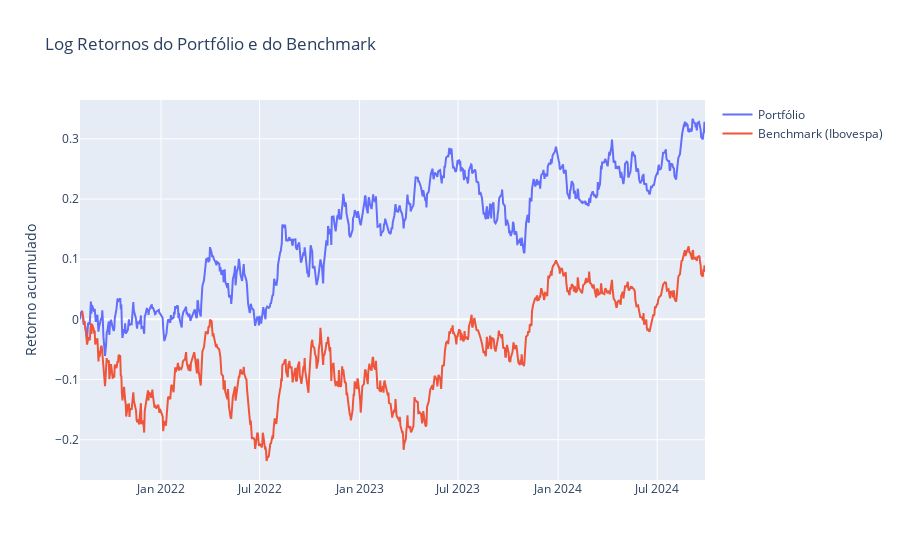

The notebook cell saved with this chart:
### Markdown cell above
### Gráfico com comparativo

### Code cell
# Garantindo que a séries temporais tenham o mesmo formato de data
cumulative_returns_log.index = cumulative_returns_log.index.tz_localize(None)
cumulative_returns.index = cumulative_returns.index.tz_localize(None)

# Certificando-se de que ambos os índices são DatetimeIndex
cumulative_returns_log.index = pd.to_datetime(cumulative_returns_log.index)
cumulative_returns.index = pd.to_datetime(cumulative_returns.index)

# Garantindo que ambos sejam Series
cumulative_returns_log = pd.Series(cumulative_returns_log)
cumulative_returns = pd.Series(cumulative_returns)

# Garantindo que ambos sejam Series (de uma única dimensão)
cumulative_returns = cumulative_returns.squeeze()

# Alinhando as séries temporais para terem os mesmos índices
cumulative_returns_log, cumulative_returns = cumulative_returns_log.align(cumulative_returns, join='outer')

# Preenchendo valores ausentes com a última observação conhecida
cumulative_returns_log.fillna(method='ffill', inplace=True)
cumulative_returns.fillna(method='ffill', inplace=True)

# Criando função que gera o gráfico para comparar os retornos do portfólio e de um Benchmark qualquer
def plot_multiples_time_series_line_graphs(data_list: list, serie_title: Optional[str] = "", serie_xaxis_title: Optional[str] = "", 
                               serie_yaxis_title: Optional[str] = "") -> None:

    # Verifica se todos os elementos presentes na lista "data_list" são séries temporais.
    are_all_data_time_series = all(isinstance(df, pd.Series) for df in data_list)
    
    # Retorna um erro caso algum dos dados presentes na variável "data_list" não seja uma série temporal
    if not are_all_data_time_series:
        raise TypeError("Todos os dados presentes no parâmetro 'data_list' devem ser séries temporais.")
    
    # Verifica se as séries temporais presentes na variável "data_list" possuem os mesmos índices.
    are_all_index_equal = all(df.index.equals(data_list[0].index) for df in data_list)
    
    # Retorna um erro caso as séries temporais possuam índices diferentes.
    if not are_all_index_equal:
        raise ValueError("Todos as séries temporais devem possuir os mesmos índices.")
    
    # Verifica se todas as séries temporais presentes na variável "data_list" possuem o atributo "name".
    all_time_series_have_names = all(hasattr(df,"name") for df in data_list)
    
    # Retorna um erro caso uma das séries temporais presentes na variável "data_list" não possua o atributo "name".
    if not all_time_series_have_names:
        raise TypeError("Todas as séries temporais devem possuir o atributo 'name'")
    
    # Cria uma lista de timestamps que representará o eixo x do gráfico que será plotado
    x_axis = data_list[0].index.tolist() # só podemos fazer isso pois todas as séries temporais possuem os mesmos índices

    # Cria a figura onde será plotado o gráfico.
    fig = go.Figure()

    # Adiciona cada série temporal ao gráfico
    for time_serie in data_list:
        fig.add_trace(go.Scatter(x = x_axis, y = time_serie.values, mode = "lines", name = time_serie.name))
    
    # Atualiza o layout para permitir destaque ao clicar na legenda
    fig.update_layout(
        # Seta um título para o plot.
        title = serie_title,
        # Seta um título para o eixo x do plot.
        xaxis_title = serie_xaxis_title,
        # Seta um título para o eixo y do plot.
        yaxis_title = serie_yaxis_title,   
    )
    
    # Exibe o gráfico criado
    fig.show()


# Atribuindo nomes para as variáveis que servirão de legenda no gráfico 

cumulative_returns_log.name = 'Portfólio'
cumulative_returns.name = 'Benchmark (Ibovespa)'

# Criando a lista contendo as séries temporais dos retornos cumulativos das variáveis
data_list = [cumulative_returns_log, cumulative_returns]

# Exibe em um plot as séries temporais dos retornos cumulativos 
plot_multiples_time_series_line_graphs(data_list, "Log Retornos do Portfólio e do Benchmark", "", "Retorno acumulado")

### Figure 1 — Plotly figure (JSON) as saved in the notebook; plotly's stock layout.template omitted (floating-point values rounded to 4 significant figures; data arrays with more than 128 entries replaced by an {"elided": "..."} marker saying what was removed)
{"data": [{"mode": "lines", "name": "Portfólio", "type": "scatter", "x": {"elided": "788 str values"}, "y": {"elided": "788 float values"}}, {"mode": "lines", "name": "Benchmark (Ibovespa)", "type": "scatter", "x": {"elided": "788 str values"}, "y": {"elided": "788 float values"}}], "layout": {"title": {"text": "Log Retornos do Portfólio e do Benchmark"}, "xaxis": {"title": {"text": ""}}, "yaxis": {"title": {"text": "Retorno acumulado"}}}}
